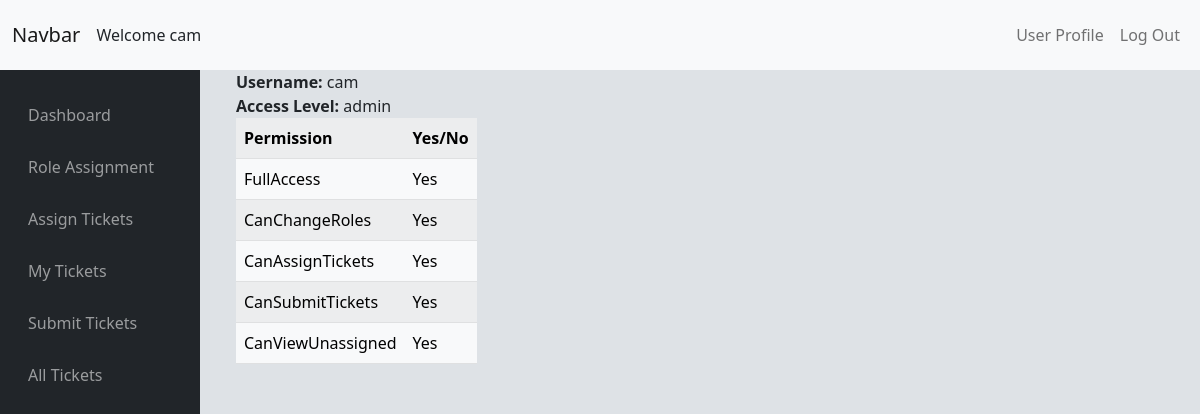
The app's page /issue/profile (signed in) with its own data.
### tables this page shows
CREATE TABLE "Users" (
	"Username"	TEXT NOT NULL,
	"Password"	TEXT NOT NULL,
	"Access"	INTEGER,
	PRIMARY KEY("Username"),
	FOREIGN KEY("Access") REFERENCES "Access"
);

### issueTrackerViews.py (the view)
@issueTrack.route('/profile')
@login_required
def profile():
    username = session['user_id']
    access = return_query("SELECT Access FROM Users WHERE Username = ?", (username,))
    access = access[0]["Access"]
    permissions = return_query("SELECT * FROM Access WHERE Type = ?", (access,))
    permissions = permissions[0]
    permissions.pop("Type")
    return render_template('profile.html', username=username, access=access, permissions=permissions)

### SQLhelpers.py (called while the page is built)
def SQL_connect():
    connection = sqlite3.connect(db)
    connection.row_factory = dict_factory
    return connection

def dict_factory(cursor, row):
    d = {}
    for idx, col in enumerate(cursor.description):
        d[col[0]] = row[idx]
    return d

def return_query(query, options=[]):
    connection = SQL_connect()
    cursor = connection.cursor()
    try:
        if len(options) == 0:
            result = cursor.execute(query)
        else:
            result = cursor.execute(query, options)
        result = result.fetchall()
        return result
    except Exception as err:
        print(f"Error: '{err}'")
    cursor.close()
    connection.close()

### app.py (called while the page is built)
@app.after_request
def after_request(response):
    response.headers["Cache-Control"] = "no-cache, no-store, must-revalidate"
    response.headers["Expires"] = 0
    response.headers["Pragma"] = "no-cache"
    return response

### helpers.py (called while the page is built)
def login_required(f):
    @wraps(f)
    def decorated_function(*args, **kwargs):
        if session.get("user_id") is None:
            return redirect(url_for(".login"))
        return f(*args, **kwargs)
    return decorated_function

### templates/profile.html (shortened to what this page needs)
{% extends "layout.html" %}
{% block main %}
<div class='container'>
    <div><strong>Username: </strong>{{ username }}</div>
    <div><strong>Access Level: </strong>{{ access }}</div>
    <div class='w-25'>
        <table class='table table-light table-striped'>
            <tr>
                <th>Permission</th>
                <th>Yes/No</th>
            </tr>
            {% for key, value in permissions.items() %}
            <tr>
                <td>{{ key }}</td>
                <td>
                    {% if value == 1 %}
                    Yes
                    {% else %}
                    No
                    {% endif %}
                </td>
            </tr>
            {% endfor %}
        </table>
    </div>
</div>
{% endblock %}

### templates/layout.html (shortened to what this page needs)
<!DOCTYPE html>
<html lang="en">
<head>
  <link href="https://cdn.jsdelivr.net/npm/bootstrap@5.1.3/dist/css/bootstrap.min.css" rel="stylesheet"
>
  <link rel="stylesheet" href="{{ url_for('.static', filename='styles.css') }}">
</head>
<body>
  <nav class="navbar navbar-expand-lg navbar-light bg-light" id="navbar-header">
    <div class="container-fluid">
      <a class="navbar-brand" href="#">Navbar</a>
      {% if session.user_id %}
      <div>
        Welcome {{ session.user_id }}
      </div>
      {% endif %}
      <div class="collapse navbar-collapse justify-content-end" id="navbarSupportedContent">
        {% if session.user_id %}
        <ul class="navbar-nav mb-2 mb-lg-0">
          <li class="nav-item"><a class="nav-link" href="./profile">User Profile</a></li>
          <li class="nav-item"><a class="nav-link" href="./logout">Log Out</a></li>
        </ul>
        {% else %}
        <ul class="navbar-nav mb-2 mb-lg-0">
          <li class="nav-item"><a class="nav-link" href="./">Login</a></li>
          <li class="nav-item"><a class="nav-link" href="./register">Register</a></li>
        </ul>
        {% endif %}
      </div>
    </div>
  </nav>
  <div class="container-fluid">
    <div class="row" id="main-and-sidenav-container">
      {% if session.user_id %}
      <nav class="navbar col-2 navbar-dark bg-dark align-items-start justify-content-start" id="navbar-side">
        <div class="navbar-nav d-flex flex-column align-items-top align-items-sm-start px-3 pt-2">
          <ul class="nav flex-column mb-sm-auto mb-0 align-items-center align-items-sm-start" id="menu">
            <li class="nav-item">
              <a href="./dashboard" class="nav-link">
                 <span>Dashboard</span>
              </a>
            </li>
            <li class="nav-item">
              <a href="./roles" class="nav-link">
                 <span>Role Assignment</span>
              </a>
            </li>
            <li class="nav-item">
              <a href="./assigntickets" class="nav-link">
                 <span>Assign Tickets</span>
              </a>
            </li>
            <li class="nav-item">
              <a href="./mytickets" class="nav-link">
                 <span>My Tickets</span>
              </a>
            </li>
            <li class="nav-item">
              <a href="./submitticket" class="nav-link">
                 <span>Submit Tickets</span>
              </a>
            </li>
            <li class="nav-item">
              <a href="./alltickets" class="nav-link">
                 <span>All Tickets</span>
              </a>
            </li>
          </ul>
        </div>
      </nav>
      {% endif %}
      <div class="col-10 justify-center" id="main-content-box">
        {% block main %}{% endblock %}
      </div>
    </div>
  </div>
</body>
</html>

### static/styles.css (style rules this page uses)
:root { --topNavHeight: 70px }
#main-and-sidenav-container { min-height:calc(100vh - var(--topNavHeight)); justify-content:center; background-color: #dee2e6; flex-grow: 1; height: }
#navbar-header { height:10vh; max-height:var(--topNavHeight); }
#navbar-side { max-width:200px; align-left; }
#main-content-box { flex-grow: 1; }

### records on screen
Users: user_id "cam", Username "cam", Access "admin"

### other values on screen
{{ key }} "FullAccess" "CanChangeRoles" "CanAssignTickets" "CanSubmitTickets" "CanViewUnassigned"
